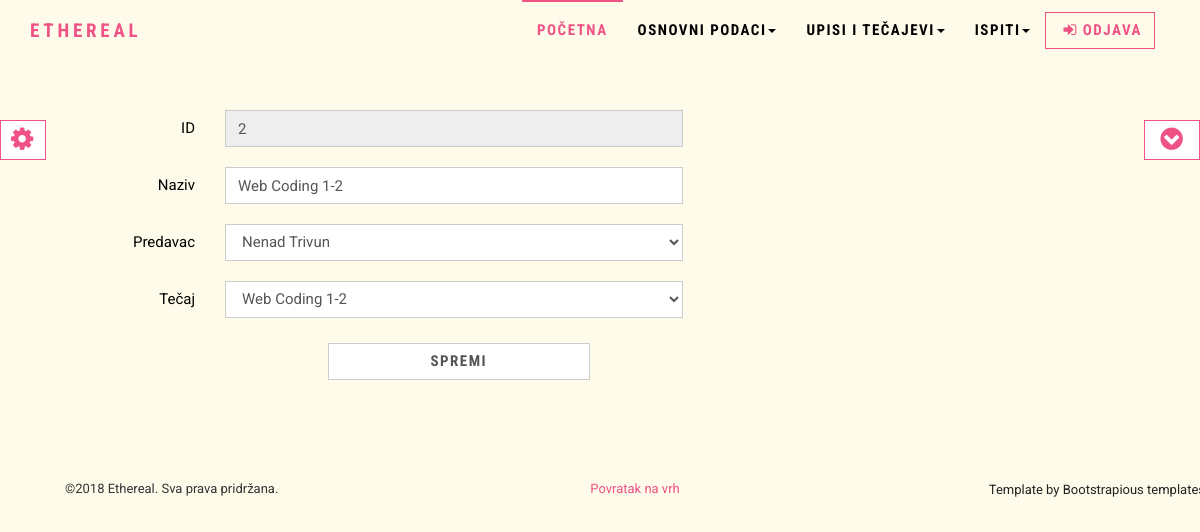
/php/group.php?id=2 (signed in), run on the app's committed database.
### tables this page shows
CREATE TABLE `grupa` (
  `id` int(11) NOT NULL,
  `naziv` varchar(100) NOT NULL,
  `id_predavac_fk` int(11) NOT NULL,
  `id_tecaj_fk` int(11) NOT NULL
);

CREATE TABLE `users` (
  `id` int(11) NOT NULL,
  `ime` varchar(30) NOT NULL,
  `prezime` varchar(30) NOT NULL,
  `username` varchar(255) NOT NULL,
  `password` varchar(255) NOT NULL,
  `oib` varchar(11) NOT NULL,
  `email` varchar(255) NOT NULL,
  `telefon` varchar(50) NOT NULL,
  `adresa` varchar(50) NOT NULL,
  `datum_rodjenja` date NOT NULL,
  `id_status_fk` int(11) NOT NULL
);

CREATE TABLE `tecaj` (
  `id` int(11) NOT NULL,
  `smjer` varchar(100) NOT NULL
);

### php/group.php (the view, shortened to what this page needs)
<?php
$con = spajanje();
$status = checkStatus();
if($status !== 2 && $status !== 1){
	header("refresh:2;url=index.php");
	die("Nemate ovlasti za pristup ovoj stranici! Prebacujem na index.php...");
}
else{
$id=$_GET['id'];
$sql = "SELECT *
		FROM grupa
		WHERE id = $id;";
$result = mysqli_query($con, $sql);
if (mysqli_num_rows($result)==1){
	$group = mysqli_fetch_assoc($result);
}
}
require_once "includes/header.php";
?>
<form class="form-horizontal" action ="" method = "post">
	<div class="form-group">
		<label for="id_group" class="col-sm-2 control-label">ID</label>
		<div class="col-sm-5">
		  <input type="text" class="form-control" placeholder="id_group" value="<?php if(isset($group['id'])) echo  $group['id'];?>" disabled="disabled">
		</div>
	</div>
	<div class="form-group">
		<label for ="naziv" class="col-sm-2 control-label">Naziv</label>
		<div class="col-sm-5">
			<input type="text" id="naziv" name="naziv" class ="form-control" value="<?=$group['naziv'];?>"/>
		</div>
	</div>
    <div class="form-group">
		<label for ="id_predavac_fk" class="col-sm-2 control-label">Predavac</label>
		<div class="col-sm-5">
			<select id="id_predavac_fk" name="id_predavac_fk" class ="form-control" required>
			<?php
				$sql = "SELECT * FROM users WHERE id_status_fk = '2';";
				$res_tutor = mysqli_query($con, $sql);
				if(mysqli_num_rows($res_tutor)>0){
					while($tutor = mysqli_fetch_assoc($res_tutor)){
						echo '<option value="'.$tutor['id'].'"';
						if($tutor['id'] == $group['id_predavac_fk'])
							echo " selected";
						echo '>';
						echo $tutor['ime']." ".$tutor['prezime'];
						echo '</option>';
					}
				}
			?>
			</select>
		</div>
	</div>
    <div class="form-group">
		<label for ="id_tecaj_fk" class="col-sm-2 control-label">Tečaj</label>
		<div class="col-sm-5">
			<select id="id_tecaj_fk" name="id_tecaj_fk" class ="form-control" required>
			<?php
				$sql = "SELECT * FROM tecaj;";
				$res_tecaj = mysqli_query($con, $sql);
				if(mysqli_num_rows($res_tecaj)>0){
					while($tecaj = mysqli_fetch_assoc($res_tecaj)){
						echo '<option value="'.$tecaj['id'].'"';
						if($tecaj['id'] == $group['id_tecaj_fk'])
							echo "selected";
						echo '>';
						echo $tecaj['smjer'];
						echo '</option>';
					}
				}
			?>
			</select>
		</div>
	</div>
	<div class="form-group">
		<div class="col-sm-offset-3 col-sm-3">
			<input type ="submit" id="spremi" name = "spremi" class ="submit form-control btn btn-primary" value="Spremi" />
		</div>
	</div>
</form>
<?php
require_once "includes/footer.php";
?>

### css/style.default.css (style rules this page uses)
html { height: 100%; }
body { height: 100%; }
body { font-family: "Roboto", Helvetica, Arial, sans-serif; font-size: 15px; line-height: 1.55; color: #000; background-color: #fff; }
.btn { font-weight: 700; font-family: "Roboto Condensed", Helvetica, Arial, sans-serif; text-transform: uppercase; letter-spacing: 0.1em; padding: 6px 12px; font-size: 15px; line-height: 1.55; border-radius: 0px; }
.btn-primary { color: #ef5285; background-color: #fff; border-color: #ef5285; }
label { font-weight: normal; }
.form-control { display: block; width: 100%; height: 37px; padding: 6px 12px; font-size: 15px; line-height: 1.55; color: #555555; background-color: #fff; background-image: none; border: 1px solid #ccc; border-radius: 0; -webkit-box-shadow: none; box-shadow: none; }
.form-group { margin-bottom: 20px; }

### css/custom.css (style rules this page uses)
body, .navbar, .question, table.dataTable tbody tr { background: #fffbeb; }
#site { display: none; }
.submit { -webkit-transition: all 0.4s ease-out; -moz-transition: all 0.4s ease-out; transition: all 0.4s ease-out; margin: 5px; }

### data on the page
grupa: id "2", naziv "Web Coding 1-2", id_predavac_fk "Nenad Trivun", id_tecaj_fk "Web Coding 1-2"
